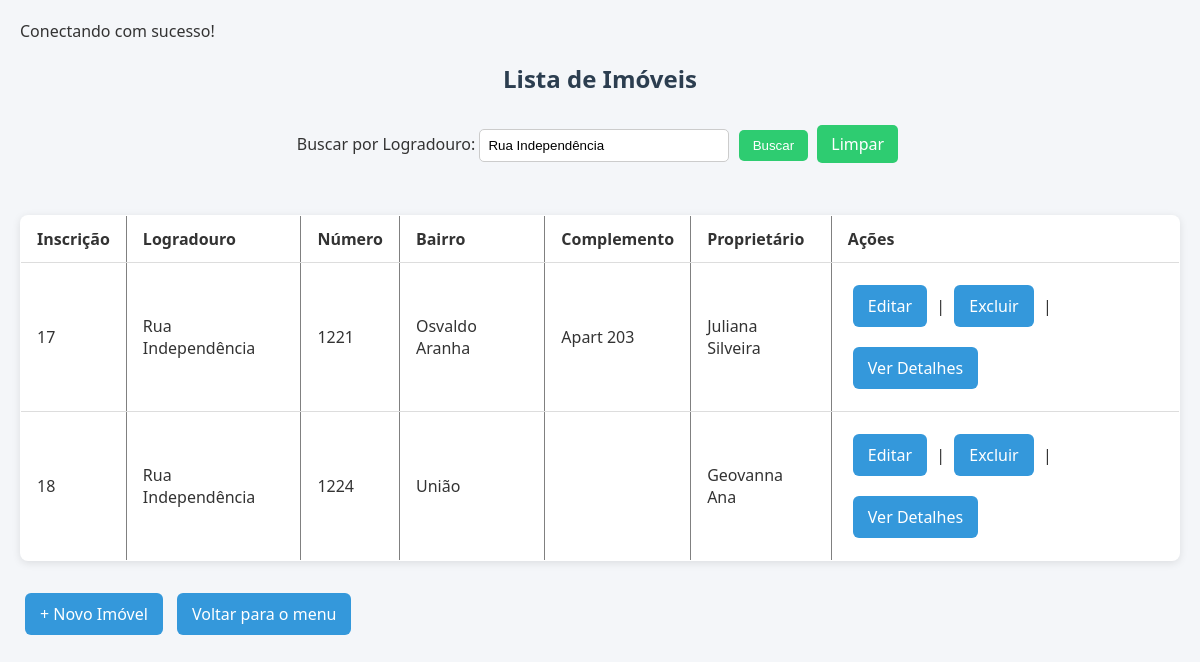
The page /cadastro_imoveis/imoveis/listar.php?logradouro=Rua Independência  (signed in) on the database its author committed.
### tables this page shows
CREATE TABLE `imoveis` (
  `inscricao_municipal` int(11) NOT NULL,
  `logradouro` varchar(255) NOT NULL,
  `numero` varchar(100) NOT NULL,
  `bairro` varchar(100) NOT NULL,
  `complemento` varchar(100) DEFAULT NULL,
  `id_contribuinte` int(11) NOT NULL
);

CREATE TABLE `pessoas` (
  `id` int(11) NOT NULL,
  `nome` varchar(100) NOT NULL,
  `data_nascimento` date NOT NULL,
  `cpf` varchar(14) NOT NULL,
  `sexo` enum('Feminino','Masculino','Outro') NOT NULL,
  `telefone` varchar(20) DEFAULT NULL,
  `email` varchar(100) DEFAULT NULL
);

### cadastro_imoveis/imoveis/listar.php (the view, shortened to what this page needs)
<?php
include '../conexao.php';
$filtro_logradouro = isset($_GET['logradouro']) ? $_GET['logradouro'] : '';
$sql = "SELECT im.*, p.nome AS nome_contribuinte
        FROM imoveis im
        LEFT JOIN pessoas p ON im.id_contribuinte = p.id";
if ($filtro_logradouro !== '') {
    $sql .= " WHERE im.logradouro LIKE ?";
    $stmt = $conexao->prepare($sql);
    $like = "%" . $filtro_logradouro . "%";
    $stmt->bind_param("s", $like);
} else {
    $stmt = $conexao->prepare($sql);
}
$stmt->execute();
$resultado = $stmt->get_result();
?>
<!DOCTYPE html>
<html lang="pt-BR">
<head>
    <link rel="stylesheet" href="../css/listar.css">
</head>
<body>
    <h2>Lista de Imóveis</h2>
    <form method="get">
        <label for="logradouro">Buscar por Logradouro:</label>
        <input type="text" name="logradouro" id="logradouro" value="<?= htmlspecialchars($filtro_logradouro) ?>">
        <input type="submit" value="Buscar">
        <a href="listar.php">Limpar</a>
    </form>
    <br>
    <table border="1" cellpadding="8">
        <tr>
            <th>Inscrição</th>
            <th>Logradouro</th>
            <th>Número</th>
            <th>Bairro</th>
            <th>Complemento</th>
            <th>Proprietário</th>
            <th>Ações</th>
        </tr>
        <?php while ($imovel = $resultado->fetch_assoc()): ?>
            <tr>
                <td><?= $imovel['inscricao_municipal'] ?></td>
                <td><?= htmlspecialchars($imovel['logradouro']) ?></td>
                <td><?= htmlspecialchars($imovel['numero']) ?></td>
                <td><?= htmlspecialchars($imovel['bairro']) ?></td>
                <td><?= htmlspecialchars($imovel['complemento']) ?></td>
                <td><?= htmlspecialchars($imovel['nome_contribuinte']) ?></td>
                <td>
                    <a href="editar.php?id=<?= $imovel['inscricao_municipal'] ?>">Editar</a> |
                    <a href="excluir.php?id=<?= $imovel['inscricao_municipal'] ?>" onclick="return confirm('Deseja excluir este imóvel?')">Excluir</a> |
                    <a href="detalhes_imovel.php?id=<?= $imovel['inscricao_municipal'] ?>">Ver Detalhes</a>
                </td>
            </tr>
        <?php endwhile; ?>
    </table>
    <br>
    <a href="cadastrar.php">+ Novo Imóvel</a>
    <a href="../dashboard.php">Voltar para o menu</a>
</body>
</html>

### cadastro_imoveis/css/listar.css (style rules this page uses)
body { font-family: 'Segoe UI', Tahoma, Geneva, Verdana, sans-serif; background-color: #f4f6f9; color: #333; padding: 20px; margin: 0; }
h2 { text-align: center; color: #2c3e50; }
.link-superior, .voltar, a { display: inline-block; margin: 10px 5px; padding: 10px 15px; background-color: #3498db; color: white; text-decoration: none; border-radius: 6px; transition: background-color 0.3s ease; }
table { width: 100%; border-collapse: collapse; background-color: white; box-shadow: 0 2px 8px rgba(0,0,0,0.1); border-radius: 8px; overflow: hidden; }
th, td { padding: 12px 16px; text-align: left; border-bottom: 1px solid #ddd; }
form { text-align: center; margin-bottom: 20px; }
form input[type="text"] { padding: 8px; width: 250px; border: 1px solid #ccc; border-radius: 5px; }
form input[type="submit"], form a { padding: 8px 14px; background-color: #2ecc71; color: white; border: none; border-radius: 5px; text-decoration: none; cursor: pointer; margin-left: 5px; }

### rows shown on the page
imoveis: inscricao_municipal "17", logradouro "Rua Independência", numero "1221", bairro "Osvaldo Aranha", complemento "Apart 203", id_contribuinte.nome "Juliana Silveira"
imoveis: inscricao_municipal "18", logradouro "Rua Independência", numero "1224", bairro "União", id_contribuinte.nome "Geovanna Ana"
